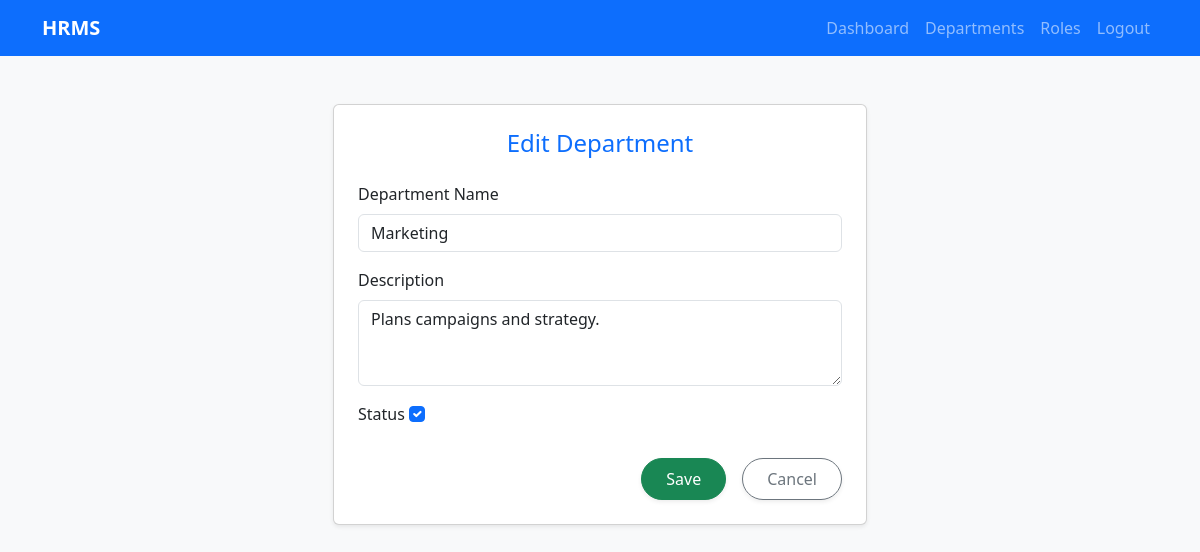
The page /departments/departments/edit/4/ (signed in) on the database its author committed.
### departments/models.py (models this page shows, shortened)
class Department(models.Model):
    dept_id = models.AutoField(primary_key=True)
    dept_name = models.CharField(max_length=100, unique=True)
    description = models.CharField(max_length=300, blank=True, null=True)
    created_at = models.DateTimeField(auto_now_add=True)
    updated_at = models.DateTimeField(auto_now=True)
    status = models.BooleanField(default=True)

### departments/views.py (the view)
# urls.py: path('departments/edit/<int:pk>/', views.department_update, name='department_edit'),
@login_required
@user_passes_test(admin_check)
def department_update(request, pk):
    dept = get_object_or_404(Department, pk=pk)
    if request.method == 'POST':
        form = DepartmentForm(request.POST, instance=dept)
        if form.is_valid():
            form.save()
            messages.success(request, "Department updated successfully.")
            return redirect('department_list')
    else:
        form = DepartmentForm(instance=dept)
    return render(request, 'departments/department_form.html', {'form': form})

### departments/forms.py
class DepartmentForm(forms.ModelForm):
    class Meta:
        model = Department
        fields = ['dept_name', 'description', 'status']
        widgets = {
            'dept_name': forms.TextInput(attrs={'class': 'form-control'}),
            'description': forms.Textarea(attrs={'class': 'form-control', 'rows': 3}),
            'status': forms.CheckboxInput(attrs={'class': 'form-check-input'}),
        }

### departments/views.py (called while the page is built)
def admin_check(user):
    return user.is_authenticated and user.is_superuser

### templates/departments/department_form.html (shortened to what this page needs)
{% extends 'departments/base.html' %}
{% block content %}
<div class="container mt-5">
    <div class="row justify-content-center">
        <div class="col-md-6">
            <div class="card shadow-sm rounded p-4">
                <h4 class="text-center mb-4 text-primary">
                    {% if form.instance.pk %}Edit{% else %}Add{% endif %} Department
                </h4>
                <form method="post">
                    <div class="mb-3">
                        <label class="form-label">Department Name</label>
                        {{ form.dept_name }}
                    </div>
                    <div class="mb-3">
                        <label class="form-label">Description</label>
                        {{ form.description }}
                    </div>
                    <div class="mb-3">
                        <label class="form-label">Status</label>
                        {{ form.status }}
                    </div>
                   <div class="d-flex gap-3 justify-content-end mt-4">
                    <button type="submit" class="btn btn-success px-4 py-2 rounded-pill shadow-sm">Save</button>
                    <a href="{% url 'department_list' %}" class="btn btn-outline-secondary px-4 py-2 rounded-pill shadow-sm">Cancel</a>
                   </div>
                </form>
            </div>
        </div>
    </div>
</div>
{% endblock %}

### templates/departments/base.html (style rules this page uses)
body { background-color: #f8f9fa; }

### rows shown on the page
Department: dept_name "Marketing", description "Plans campaigns and strategy.", status "☑"
